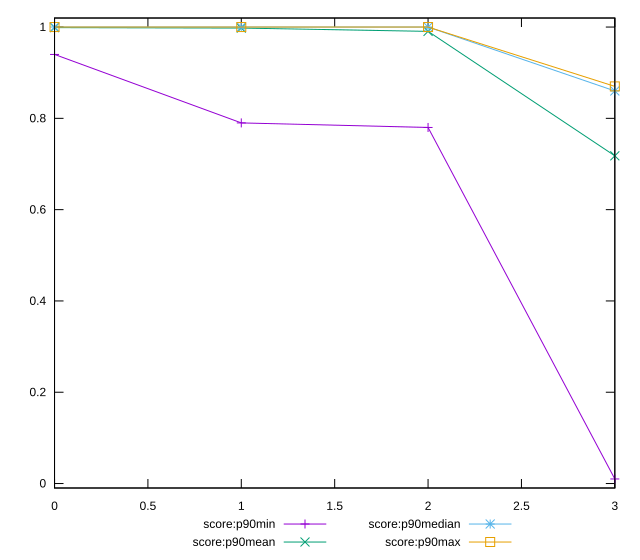

This figure's gnuplot source:
reset

$scoreP90Min <<EOF
0 0.94
1 0.79
2 0.78
3 0.01
EOF

$scoreP90Mean <<EOF
0 0.9987234042553191
1 0.9977659574468084
2 0.9905376344086022
3 0.7178723404255316
EOF

$scoreP90Median <<EOF
0 1
1 1
2 1
3 0.86
EOF

$scoreP90Max <<EOF
0 1
1 1
2 1
3 0.87
EOF

set key outside below
set xrange [0:3]
set yrange [-0.009800000000000001:1.0198]
set trange [-0.009800000000000001:1.0198]
set terminal svg size 640, 560 enhanced background rgb 'white'
set output "reports/report_00027_2021-02-24T12-40-31.850Z/cumulative-layout-shift/progression/score.svg"

plot $scoreP90Min title "score:p90min" with linespoints, \
     $scoreP90Mean title "score:p90mean" with linespoints, \
     $scoreP90Median title "score:p90median" with linespoints, \
     $scoreP90Max title "score:p90max" with linespoints

reset
